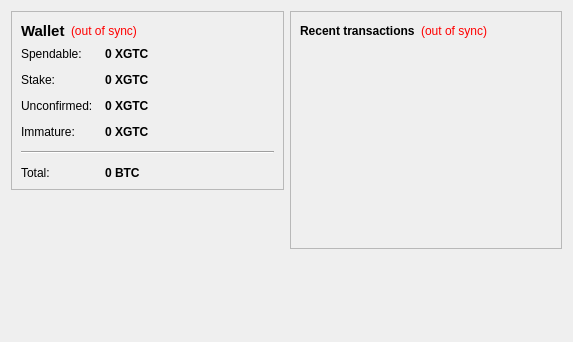
<?xml version="1.0" encoding="UTF-8"?>
<ui version="4.0">
 <class>OverviewPage</class>
 <widget class="QWidget" name="OverviewPage">
  <property name="geometry">
   <rect>
    <x>0</x>
    <y>0</y>
    <width>573</width>
    <height>342</height>
   </rect>
  </property>
  <property name="windowTitle">
   <string>Form</string>
  </property>
  <property name="styleSheet">
   <string notr="true"/>
  </property>
  <layout class="QHBoxLayout" name="horizontalLayout" stretch="1,1">
   <item>
    <layout class="QVBoxLayout" name="verticalLayout_2">
     <item>
      <widget class="QFrame" name="frame">
       <property name="frameShape">
        <enum>QFrame::StyledPanel</enum>
       </property>
       <property name="frameShadow">
        <enum>QFrame::Raised</enum>
       </property>
       <layout class="QVBoxLayout" name="verticalLayout_4">
        <item>
         <layout class="QHBoxLayout" name="horizontalLayout_4">
          <item>
           <widget class="QLabel" name="label_5">
            <property name="font">
             <font>
              <pointsize>11</pointsize>
              <weight>75</weight>
              <bold>true</bold>
             </font>
            </property>
            <property name="text">
             <string>Wallet</string>
            </property>
           </widget>
          </item>
          <item>
           <widget class="QLabel" name="labelWalletStatus">
            <property name="toolTip">
             <string>The displayed information may be out of date. Your wallet automatically synchronizes with the GirlsToken network after a connection is established, but this process has not completed yet.</string>
            </property>
            <property name="styleSheet">
             <string notr="true">QLabel { color: red; }</string>
            </property>
            <property name="text">
             <string notr="true">(out of sync)</string>
            </property>
            <property name="alignment">
             <set>Qt::AlignLeading|Qt::AlignLeft|Qt::AlignVCenter</set>
            </property>
           </widget>
          </item>
          <item>
           <spacer name="horizontalSpacer_2">
            <property name="orientation">
             <enum>Qt::Horizontal</enum>
            </property>
            <property name="sizeHint" stdset="0">
             <size>
              <width>40</width>
              <height>20</height>
             </size>
            </property>
           </spacer>
          </item>
         </layout>
        </item>
        <item>
         <layout class="QFormLayout" name="formLayout_2">
          <property name="fieldGrowthPolicy">
           <enum>QFormLayout::AllNonFixedFieldsGrow</enum>
          </property>
          <property name="horizontalSpacing">
           <number>12</number>
          </property>
          <property name="verticalSpacing">
           <number>12</number>
          </property>
          <item row="0" column="0">
           <widget class="QLabel" name="label">
            <property name="text">
             <string>Spendable:</string>
            </property>
           </widget>
          </item>
          <item row="0" column="1">
           <widget class="QLabel" name="labelBalance">
            <property name="font">
             <font>
              <weight>75</weight>
              <bold>true</bold>
             </font>
            </property>
            <property name="cursor">
             <cursorShape>IBeamCursor</cursorShape>
            </property>
            <property name="toolTip">
             <string>Your current spendable balance</string>
            </property>
            <property name="text">
             <string notr="true">0 XGTC</string>
            </property>
            <property name="textInteractionFlags">
             <set>Qt::LinksAccessibleByMouse|Qt::TextSelectableByKeyboard|Qt::TextSelectableByMouse</set>
            </property>
           </widget>
          </item>
          <item row="1" column="0">
           <widget class="QLabel" name="label_6">
            <property name="text">
             <string>Stake:</string>
            </property>
           </widget>
          </item>
          <item row="1" column="1">
           <widget class="QLabel" name="labelStake">
            <property name="font">
             <font>
              <weight>75</weight>
              <bold>true</bold>
             </font>
            </property>
            <property name="cursor">
             <cursorShape>IBeamCursor</cursorShape>
            </property>
            <property name="toolTip">
             <string>Total of coins that was staked, and do not yet count toward the current balance</string>
            </property>
            <property name="text">
             <string notr="true">0 XGTC</string>
            </property>
            <property name="textInteractionFlags">
             <set>Qt::LinksAccessibleByMouse|Qt::TextSelectableByKeyboard|Qt::TextSelectableByMouse</set>
            </property>
           </widget>
          </item>
          <item row="2" column="0">
           <widget class="QLabel" name="label_3">
            <property name="text">
             <string>Unconfirmed:</string>
            </property>
           </widget>
          </item>
          <item row="2" column="1">
           <widget class="QLabel" name="labelUnconfirmed">
            <property name="font">
             <font>
              <weight>75</weight>
              <bold>true</bold>
             </font>
            </property>
            <property name="cursor">
             <cursorShape>IBeamCursor</cursorShape>
            </property>
            <property name="toolTip">
             <string>Total of transactions that have yet to be confirmed, and do not yet count toward the current balance</string>
            </property>
            <property name="text">
             <string notr="true">0 XGTC</string>
            </property>
            <property name="textInteractionFlags">
             <set>Qt::LinksAccessibleByMouse|Qt::TextSelectableByKeyboard|Qt::TextSelectableByMouse</set>
            </property>
           </widget>
          </item>
          <item row="3" column="0">
           <widget class="QLabel" name="labelImmatureText">
            <property name="text">
             <string>Immature:</string>
            </property>
           </widget>
          </item>
          <item row="3" column="1">
           <widget class="QLabel" name="labelImmature">
            <property name="font">
             <font>
              <weight>75</weight>
              <bold>true</bold>
             </font>
            </property>
            <property name="toolTip">
             <string>Mined balance that has not yet matured</string>
            </property>
            <property name="text">
             <string notr="true">0 XGTC</string>
            </property>
            <property name="textInteractionFlags">
             <set>Qt::LinksAccessibleByMouse|Qt::TextSelectableByKeyboard|Qt::TextSelectableByMouse</set>
            </property>
           </widget>
          </item>
          <item row="4" column="0" colspan="2">
           <widget class="Line" name="line">
            <property name="orientation">
             <enum>Qt::Horizontal</enum>
            </property>
           </widget>
          </item>
          <item row="5" column="0">
           <widget class="QLabel" name="labelTotalText">
            <property name="text">
             <string>Total:</string>
            </property>
           </widget>
          </item>
          <item row="5" column="1">
           <widget class="QLabel" name="labelTotal">
            <property name="font">
             <font>
              <weight>75</weight>
              <bold>true</bold>
             </font>
            </property>
            <property name="cursor">
             <cursorShape>IBeamCursor</cursorShape>
            </property>
            <property name="toolTip">
             <string>Your current total balance</string>
            </property>
            <property name="text">
             <string notr="true">0 BTC</string>
            </property>
            <property name="textInteractionFlags">
             <set>Qt::LinksAccessibleByMouse|Qt::TextSelectableByKeyboard|Qt::TextSelectableByMouse</set>
            </property>
           </widget>
          </item>
         </layout>
        </item>
       </layout>
      </widget>
     </item>
     <item>
      <widget class="QLabel" name="label_2">
       <property name="maximumSize">
        <size>
         <width>125</width>
         <height>125</height>
        </size>
       </property>
       <property name="text">
        <string/>
       </property>
       <property name="pixmap">
        <pixmap resource="../bitcoin.qrc">:/images/splash</pixmap>
       </property>
       <property name="scaledContents">
        <bool>true</bool>
       </property>
      </widget>
     </item>
     <item>
      <spacer name="verticalSpacer">
       <property name="orientation">
        <enum>Qt::Vertical</enum>
       </property>
       <property name="sizeHint" stdset="0">
        <size>
         <width>20</width>
         <height>40</height>
        </size>
       </property>
      </spacer>
     </item>
    </layout>
   </item>
   <item>
    <layout class="QVBoxLayout" name="verticalLayout_3">
     <item>
      <widget class="QFrame" name="frame_2">
       <property name="frameShape">
        <enum>QFrame::StyledPanel</enum>
       </property>
       <property name="frameShadow">
        <enum>QFrame::Raised</enum>
       </property>
       <layout class="QVBoxLayout" name="verticalLayout">
        <item>
         <layout class="QHBoxLayout" name="horizontalLayout_2">
          <item>
           <widget class="QLabel" name="label_4">
            <property name="text">
             <string>&lt;b&gt;Recent transactions&lt;/b&gt;</string>
            </property>
           </widget>
          </item>
          <item>
           <widget class="QLabel" name="labelTransactionsStatus">
            <property name="toolTip">
             <string>The displayed information may be out of date. Your wallet automatically synchronizes with the GirlsToken network after a connection is established, but this process has not completed yet.</string>
            </property>
            <property name="styleSheet">
             <string notr="true">QLabel { color: red; }</string>
            </property>
            <property name="text">
             <string notr="true">(out of sync)</string>
            </property>
            <property name="alignment">
             <set>Qt::AlignRight|Qt::AlignTrailing|Qt::AlignVCenter</set>
            </property>
           </widget>
          </item>
          <item>
           <spacer name="horizontalSpacer">
            <property name="orientation">
             <enum>Qt::Horizontal</enum>
            </property>
            <property name="sizeHint" stdset="0">
             <size>
              <width>40</width>
              <height>20</height>
             </size>
            </property>
           </spacer>
          </item>
         </layout>
        </item>
        <item>
         <widget class="QListView" name="listTransactions">
          <property name="styleSheet">
           <string notr="true">QListView { background: transparent; }</string>
          </property>
          <property name="frameShape">
           <enum>QFrame::NoFrame</enum>
          </property>
          <property name="verticalScrollBarPolicy">
           <enum>Qt::ScrollBarAlwaysOff</enum>
          </property>
          <property name="horizontalScrollBarPolicy">
           <enum>Qt::ScrollBarAlwaysOff</enum>
          </property>
          <property name="selectionMode">
           <enum>QAbstractItemView::NoSelection</enum>
          </property>
         </widget>
        </item>
       </layout>
      </widget>
     </item>
     <item>
      <spacer name="verticalSpacer_2">
       <property name="orientation">
        <enum>Qt::Vertical</enum>
       </property>
       <property name="sizeHint" stdset="0">
        <size>
         <width>20</width>
         <height>40</height>
        </size>
       </property>
      </spacer>
     </item>
    </layout>
   </item>
  </layout>
 </widget>
 <resources>
  <include location="../bitcoin.qrc"/>
 </resources>
 <connections/>
</ui>
